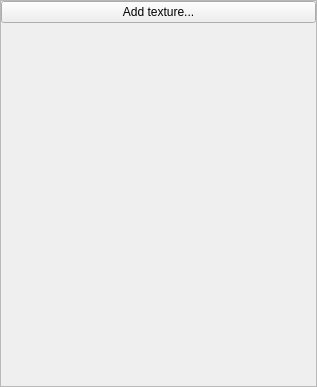
<?xml version="1.0" encoding="UTF-8"?>
<ui version="4.0">
 <class>TextureWidget</class>
 <widget class="QWidget" name="TextureWidget">
  <property name="geometry">
   <rect>
    <x>0</x>
    <y>0</y>
    <width>317</width>
    <height>387</height>
   </rect>
  </property>
  <property name="windowTitle">
   <string>Form</string>
  </property>
  <layout class="QVBoxLayout" name="verticalLayout">
   <property name="spacing">
    <number>6</number>
   </property>
   <property name="leftMargin">
    <number>0</number>
   </property>
   <property name="topMargin">
    <number>0</number>
   </property>
   <property name="rightMargin">
    <number>0</number>
   </property>
   <property name="bottomMargin">
    <number>0</number>
   </property>
   <item>
    <widget class="QScrollArea" name="scrollArea">
     <property name="widgetResizable">
      <bool>true</bool>
     </property>
     <property name="alignment">
      <set>Qt::AlignLeading|Qt::AlignLeft|Qt::AlignVCenter</set>
     </property>
     <widget class="QWidget" name="scrollAreaWidgetContents">
      <property name="geometry">
       <rect>
        <x>0</x>
        <y>0</y>
        <width>317</width>
        <height>387</height>
       </rect>
      </property>
      <layout class="QVBoxLayout" name="verticalLayout_2">
       <property name="sizeConstraint">
        <enum>QLayout::SetDefaultConstraint</enum>
       </property>
       <property name="leftMargin">
        <number>0</number>
       </property>
       <property name="topMargin">
        <number>0</number>
       </property>
       <property name="rightMargin">
        <number>0</number>
       </property>
       <property name="bottomMargin">
        <number>0</number>
       </property>
       <item>
        <widget class="QPushButton" name="addTexture">
         <property name="text">
          <string>Add texture...</string>
         </property>
        </widget>
       </item>
       <item>
        <spacer name="verticalSpacer">
         <property name="orientation">
          <enum>Qt::Vertical</enum>
         </property>
         <property name="sizeHint" stdset="0">
          <size>
           <width>20</width>
           <height>40</height>
          </size>
         </property>
        </spacer>
       </item>
      </layout>
     </widget>
    </widget>
   </item>
  </layout>
 </widget>
 <resources/>
 <connections/>
</ui>
